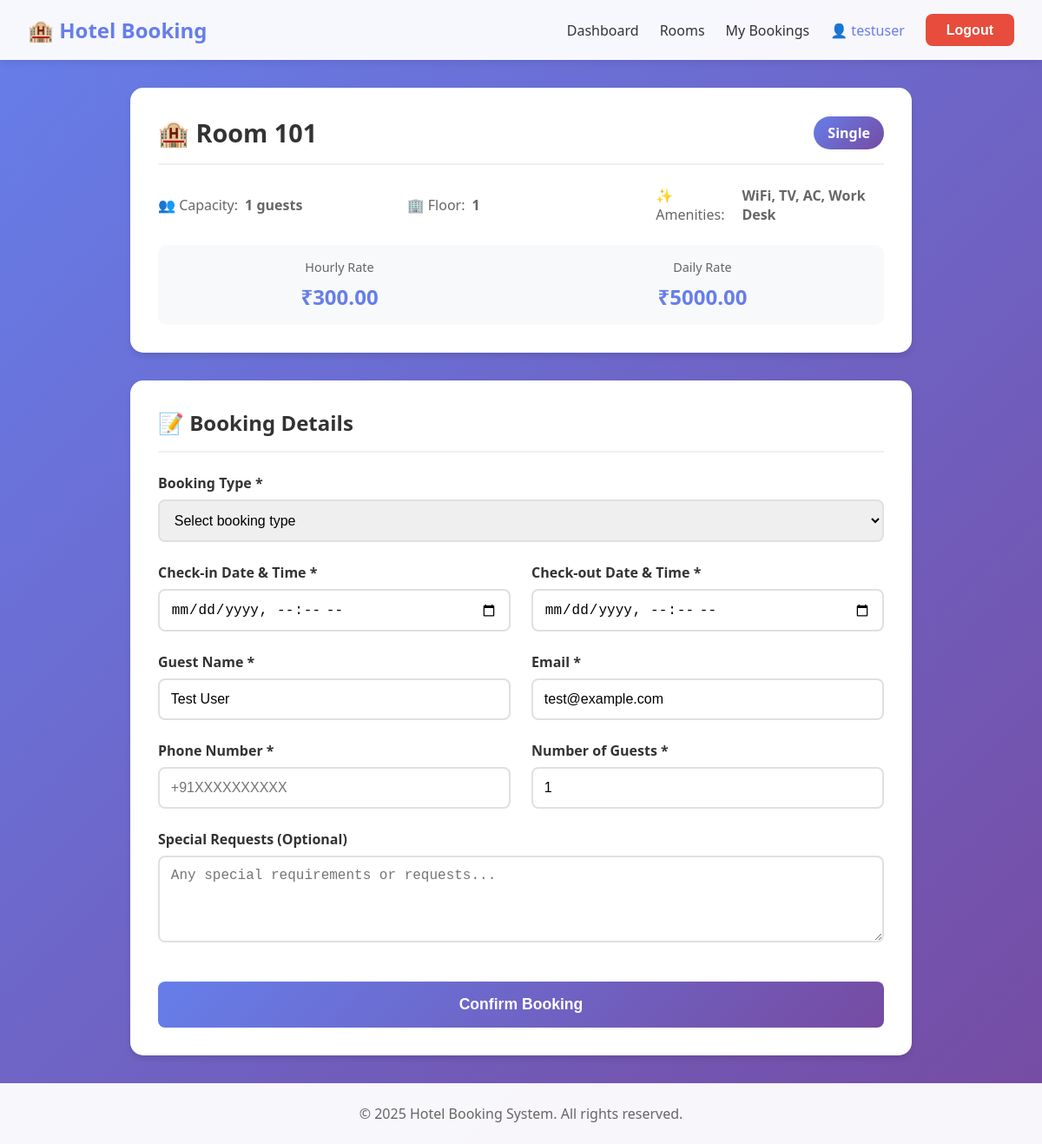
Page /rooms/1/book/ (signed in) on the committed database.
### rooms/models.py (models this page shows, shortened)
class Room(models.Model):
    ROOM_TYPES = [
        ('single', 'Single'),
        ('double', 'Double'),
        ('suite', 'Suite'),
        ('deluxe', 'Deluxe'),
        ('presidential', 'Presidential Suite'),
    ]
    STATUS_CHOICES = [
        ('available', 'Available'),
        ('maintenance', 'Under Maintenance'),
        ('inactive', 'Inactive'),
    ]
    room_number = models.CharField(
        max_length=10,
        unique=True,
        db_index=True,
        help_text="Unique room identifier"
    )
    room_type = models.CharField(
        max_length=20,
        choices=ROOM_TYPES,
        db_index=True
    )
    capacity = models.PositiveIntegerField(
        validators=[MinValueValidator(1)],
        help_text="Maximum number of guests"
    )
    hourly_rate = models.DecimalField(
        max_digits=10,
        decimal_places=2,
        validators=[MinValueValidator(Decimal('0.01'))],
        help_text="Rate per hour"
    )
    daily_rate = models.DecimalField(
        max_digits=10,
        decimal_places=2,
        validators=[MinValueValidator(Decimal('0.01'))],
        help_text="Rate per day (24 hours)"
    )
    floor = models.PositiveIntegerField(
        null=True,
        blank=True,
        help_text="Floor number"
    )
    amenities = models.JSONField(
        default=list,
        blank=True,
        help_text="List of amenities (WiFi, TV, AC, etc.)"
    )
    description = models.TextField(blank=True, null=True)
    status = models.CharField(
        max_length=20,
        choices=STATUS_CHOICES,
        default='available',
        db_index=True
    )
    image_url = models.URLField(blank=True, null=True)
    created_at = models.DateTimeField(auto_now_add=True)
    updated_at = models.DateTimeField(auto_now=True)
    class Meta:
        ordering = ['room_number']
        indexes = [
            models.Index(fields=['room_type', 'status']),
            models.Index(fields=['status', 'room_number']),
        ]

### bookings/frontend_views.py (the view, shortened to what this page needs)
# urls.py: path('rooms/<int:room_id>/book/', frontend_views.book_room_view, name='book_room'),
@login_required
def book_room_view(request, room_id):
    room = get_object_or_404(Room, id=room_id)
    context = {
        'room': room
    }
    return render(request, 'book_room.html', context)

### templates/book_room.html (shortened to what this page needs)
{% extends 'base.html' %}
{% block content %}
<div class="booking-container">
    <div class="room-preview">
        <div class="room-preview-header">
            <div class="room-title">🏨 Room {{ room.room_number }}</div>
            <div class="room-badge">{{ room.get_room_type_display }}</div>
        </div>
        <div class="room-info-grid">
            <div class="info-item">
                👥 Capacity: <strong>{{ room.capacity }} guests</strong>
            </div>
            <div class="info-item">
                🏢 Floor: <strong>{{ room.floor|default:"Ground" }}</strong>
            </div>
            {% if room.amenities %}
            <div class="info-item">
                ✨ Amenities: <strong>{{ room.amenities|join:", " }}</strong>
            </div>
            {% endif %}
        </div>
        <div class="pricing-info">
            <div class="price-box">
                <div class="price-label">Hourly Rate</div>
                <div class="price-value">₹{{ room.hourly_rate }}</div>
            </div>
            <div class="price-box">
                <div class="price-label">Daily Rate</div>
                <div class="price-value">₹{{ room.daily_rate }}</div>
            </div>
        </div>
    </div>
    <div class="booking-form">
        <h2>📝 Booking Details</h2>
        <form method="POST" id="bookingForm">
            <div class="form-group">
                <label for="booking_type">Booking Type *</label>
                <select name="booking_type" id="booking_type" class="form-control" required>
                    <option value="">Select booking type</option>
                </select>
            </div>
            <div class="form-grid">
                <div class="form-group">
                    <label for="start_time">Check-in Date & Time *</label>
                    <input type="datetime-local" name="start_time" id="start_time"
                           class="form-control" required>
                </div>
                <div class="form-group">
                    <label for="end_time">Check-out Date & Time *</label>
                    <input type="datetime-local" name="end_time" id="end_time"
                           class="form-control" required>
                </div>
            </div>
            <div class="form-grid">
                <div class="form-group">
                    <label for="guest_name">Guest Name *</label>
                    <input type="text" name="guest_name" id="guest_name"
                           class="form-control" placeholder="Full name"
                           value="{{ user.get_full_name }}" required>
                </div>
                <div class="form-group">
                    <label for="guest_email">Email *</label>
                    <input type="email" name="guest_email" id="guest_email"
                           class="form-control" placeholder="email@example.com"
                           value="{{ user.email }}" required>
                </div>
            </div>
            <div class="form-grid">
                <div class="form-group">
                    <label for="guest_phone">Phone Number *</label>
                    <input type="tel" name="guest_phone" id="guest_phone"
                           class="form-control" placeholder="+91XXXXXXXXXX" required>
                </div>
                <div class="form-group">
                    <label for="number_of_guests">Number of Guests *</label>
                    <input type="number" name="number_of_guests" id="number_of_guests"
                           class="form-control" min="1" max="{{ room.capacity }}"
                           value="1" required>
                </div>
            </div>
            <div class="form-group">
                <label for="special_requests">Special Requests (Optional)</label>
                <textarea name="special_requests" id="special_requests"
                          class="form-control"
                          placeholder="Any special requirements or requests..."></textarea>
            </div>
            <button type="submit" class="btn btn-primary btn-submit">
                Confirm Booking
            </button>
        </form>
    </div>
</div>
{% endblock %}

### templates/base.html (shortened to what this page needs)
<!DOCTYPE html>
<html lang="en">
<head>
</head>
<body>
    <nav class="navbar">
        <a href="{% url 'home' %}" class="navbar-brand">🏨 Hotel Booking</a>
        <div class="navbar-menu">
            {% if user.is_authenticated %}
                <a href="{% url 'dashboard' %}">Dashboard</a>
                <a href="{% url 'rooms' %}">Rooms</a>
                <a href="{% url 'my_bookings' %}">My Bookings</a>
                <span style="color: #667eea;">👤 {{ user.username }}</span>
                <form method="POST" action="{% url 'logout' %}" style="display: inline;">
                    <button type="submit" class="btn btn-danger">Logout</button>
                </form>
            {% else %}
                <a href="{% url 'login' %}" class="btn btn-secondary">Login</a>
                <a href="{% url 'register' %}" class="btn btn-primary">Register</a>
            {% endif %}
        </div>
    </nav>
    <div class="container">
        {% block content %}{% endblock %}
    </div>
    <footer>
        <p>&copy; 2025 Hotel Booking System. All rights reserved.</p>
    </footer>
</body>
</html>

### templates/base.html (style rules this page uses)
* { margin: 0; padding: 0; box-sizing: border-box; }
body { font-family: 'Segoe UI', Tahoma, Geneva, Verdana, sans-serif; background: linear-gradient(135deg, #667eea 0%, #764ba2 100%); min-height: 100vh; display: flex; flex-direction: column; }
.navbar { background: rgba(255, 255, 255, 0.95); padding: 1rem 2rem; box-shadow: 0 2px 10px rgba(0,0,0,0.1); display: flex; justify-content: space-between; align-items: center; }
.navbar-brand { font-size: 1.5rem; font-weight: bold; color: #667eea; text-decoration: none; }
.navbar-menu { display: flex; gap: 1.5rem; align-items: center; }
.navbar-menu a { color: #333; text-decoration: none; font-weight: 500; transition: color 0.3s; }
.btn { padding: 0.6rem 1.5rem; border: none; border-radius: 8px; cursor: pointer; font-size: 1rem; font-weight: 600; transition: all 0.3s; text-decoration: none; display: inline-block; }
.btn-primary { background: linear-gradient(135deg, #667eea 0%, #764ba2 100%); color: white; }
.btn-danger { background: #e74c3c; color: white; }
.container { flex: 1; max-width: 1200px; margin: 0 auto; padding: 2rem; width: 100%; }
footer { background: rgba(255, 255, 255, 0.95); padding: 1.5rem; text-align: center; color: #666; margin-top: auto; }

### templates/book_room.html (style rules this page uses)
.booking-container { max-width: 900px; margin: 0 auto; }
.room-preview { background: white; border-radius: 15px; padding: 2rem; margin-bottom: 2rem; box-shadow: 0 4px 6px rgba(0,0,0,0.1); }
.room-preview-header { display: flex; justify-content: space-between; align-items: center; margin-bottom: 1.5rem; padding-bottom: 1rem; border-bottom: 2px solid #f0f0f0; }
.room-title { font-size: 1.8rem; font-weight: bold; color: #333; }
.room-badge { background: linear-gradient(135deg, #667eea 0%, #764ba2 100%); color: white; padding: 0.5rem 1rem; border-radius: 20px; font-weight: 600; }
.room-info-grid { display: grid; grid-template-columns: repeat(auto-fit, minmax(200px, 1fr)); gap: 1.5rem; margin-bottom: 1.5rem; }
.info-item { display: flex; align-items: center; gap: 0.5rem; color: #666; }
.pricing-info { display: flex; gap: 2rem; padding: 1rem; background: #f8f9fa; border-radius: 10px; }
.price-box { flex: 1; text-align: center; }
.price-label { color: #666; font-size: 0.9rem; margin-bottom: 0.5rem; }
.price-value { font-size: 1.5rem; font-weight: bold; color: #667eea; }
.booking-form { background: white; border-radius: 15px; padding: 2rem; box-shadow: 0 4px 6px rgba(0,0,0,0.1); }
.booking-form h2 { color: #333; margin-bottom: 1.5rem; padding-bottom: 1rem; border-bottom: 2px solid #f0f0f0; }
.form-grid { display: grid; grid-template-columns: repeat(auto-fit, minmax(250px, 1fr)); gap: 1.5rem; }
.form-group { margin-bottom: 1.5rem; }
.form-group label { display: block; margin-bottom: 0.5rem; color: #333; font-weight: 600; }
.form-control { width: 100%; padding: 0.8rem; border: 2px solid #e0e0e0; border-radius: 8px; font-size: 1rem; transition: all 0.3s; }
textarea.form-control { resize: vertical; min-height: 100px; }
.btn-submit { width: 100%; padding: 1rem; font-size: 1.1rem; margin-top: 1rem; }

### rows in the picture
Room: room_number "101", room_type "Single", capacity "1", floor "1", amenities "WiFi, TV, AC, Work Desk", hourly_rate "300.00", daily_rate "5000.00", number_of_guests "1"

### other values in the picture
{{ user.username }} "testuser"
